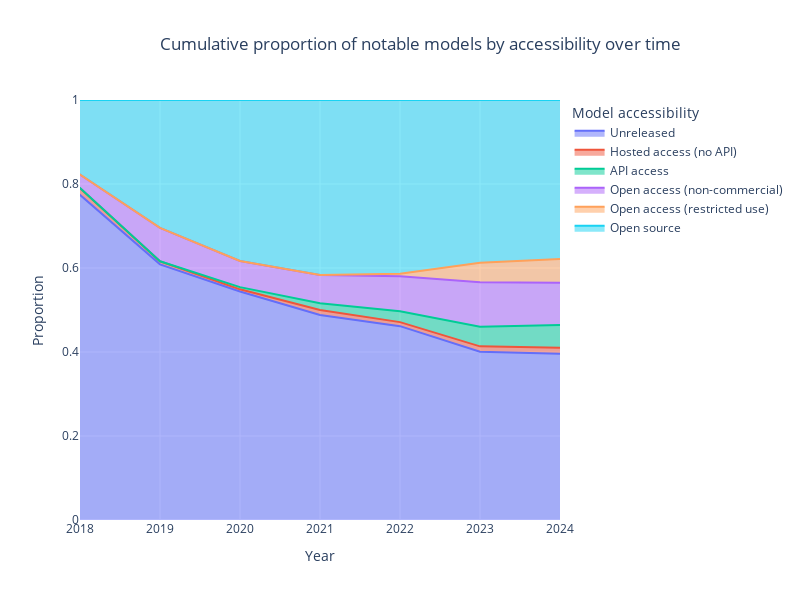

This figure's notebook cell:
### Markdown cell above
This chart shows the proportions over time more clearly - open weights have never been very rare (at least 10%). But open models have become much more common over time, making up around half of models today. The large majority of those are permissively licensed ("Open source") even today but open with restrictions has become more common over time.

### Code cell
fig = px.area(normalized_counts_notable, x='Year', y='proportion', color='Model accessibility', line_group='Model accessibility',
              labels={'proportion': 'Proportion', 'Year': 'Year'},
              title='Cumulative proportion of notable models by accessibility over time')

fig.update_yaxes(range=[0, 1])
fig.update_xaxes(range=[2018, 2024])
fig.update_layout(
    autosize=False,
    width=800,
    height=600,
    title_x=0.2,
)

fig.show()

### Figure 1 — Plotly figure (JSON) as saved in the notebook; plotly's stock layout.template omitted (floating-point values rounded to 4 significant figures)
{"data": [{"fillpattern": {"shape": ""}, "hovertemplate": "Model accessibility=Unreleased<br>Year=%{x}<br>Proportion=%{y}<extra></extra>", "legendgroup": "Unreleased", "line": {"color": "#636efa"}, "marker": {"symbol": "circle"}, "mode": "lines", "name": "Unreleased", "orientation": "v", "showlegend": true, "stackgroup": "1", "type": "scatter", "x": [2015, 2016, 2017, 2018, 2019, 2020, 2021, 2022, 2023, 2024], "xaxis": "x", "y": [1, 0.7857, 0.8889, 0.7742, 0.6087, 0.544, 0.4881, 0.4615, 0.4005, 0.3956], "yaxis": "y"}, {"fillpattern": {"shape": ""}, "hovertemplate": "Model accessibility=Hosted access (no API)<br>Year=%{x}<br>Proportion=%{y}<extra></extra>", "legendgroup": "Hosted access (no API)", "line": {"color": "#EF553B"}, "marker": {"symbol": "circle"}, "mode": "lines", "name": "Hosted access (no API)", "orientation": "v", "showlegend": true, "stackgroup": "1", "type": "scatter", "x": [2015, 2016, 2017, 2018, 2019, 2020, 2021, 2022, 2023, 2024], "xaxis": "x", "y": [0, 0.07143, 0.03704, 0.01613, 0.007246, 0.005181, 0.0119, 0.009615, 0.01292, 0.01474], "yaxis": "y"}, {"fillpattern": {"shape": ""}, "hovertemplate": "Model accessibility=API access<br>Year=%{x}<br>Proportion=%{y}<extra></extra>", "legendgroup": "API access", "line": {"color": "#00cc96"}, "marker": {"symbol": "circle"}, "mode": "lines", "name": "API access", "orientation": "v", "showlegend": true, "stackgroup": "1", "type": "scatter", "x": [2015, 2016, 2017, 2018, 2019, 2020, 2021, 2022, 2023, 2024], "xaxis": "x", "y": [0, 0, 0, 0, 0, 0.005181, 0.01587, 0.02564, 0.04651, 0.05405], "yaxis": "y"}, {"fillpattern": {"shape": ""}, "hovertemplate": "Model accessibility=Open access (non-commercial)<br>Year=%{x}<br>Proportion=%{y}<extra></extra>", "legendgroup": "Open access (non-commercial)", "line": {"color": "#ab63fa"}, "marker": {"symbol": "circle"}, "mode": "lines", "name": "Open access (non-commercial)", "orientation": "v", "showlegend": true, "stackgroup": "1", "type": "scatter", "x": [2015, 2016, 2017, 2018, 2019, 2020, 2021, 2022, 2023, 2024], "xaxis": "x", "y": [0, 0.07143, 0.03704, 0.03226, 0.07971, 0.06218, 0.06746, 0.08333, 0.1059, 0.1007], "yaxis": "y"}, {"fillpattern": {"shape": ""}, "hovertemplate": "Model accessibility=Open access (restricted use)<br>Year=%{x}<br>Proportion=%{y}<extra></extra>", "legendgroup": "Open access (restricted use)", "line": {"color": "#FFA15A"}, "marker": {"symbol": "circle"}, "mode": "lines", "name": "Open access (restricted use)", "orientation": "v", "showlegend": true, "stackgroup": "1", "type": "scatter", "x": [2015, 2016, 2017, 2018, 2019, 2020, 2021, 2022, 2023, 2024], "xaxis": "x", "y": [0, 0, 0, 0, 0, 0, 0, 0.00641, 0.04651, 0.05651], "yaxis": "y"}, {"fillpattern": {"shape": ""}, "hovertemplate": "Model accessibility=Open source<br>Year=%{x}<br>Proportion=%{y}<extra></extra>", "legendgroup": "Open source", "line": {"color": "#19d3f3"}, "marker": {"symbol": "circle"}, "mode": "lines", "name": "Open source", "orientation": "v", "showlegend": true, "stackgroup": "1", "type": "scatter", "x": [2015, 2016, 2017, 2018, 2019, 2020, 2021, 2022, 2023, 2024], "xaxis": "x", "y": [0, 0.07143, 0.03704, 0.1774, 0.3043, 0.3834, 0.4167, 0.4135, 0.3876, 0.3784], "yaxis": "y"}], "layout": {"autosize": false, "height": 600, "legend": {"title": {"text": "Model accessibility"}, "tracegroupgap": 0}, "title": {"text": "Cumulative proportion of notable models by accessibility over time", "x": 0.2}, "width": 800, "xaxis": {"anchor": "y", "domain": [0, 1], "range": [2018, 2024], "title": {"text": "Year"}}, "yaxis": {"anchor": "x", "domain": [0, 1], "range": [0, 1], "title": {"text": "Proportion"}}}}
